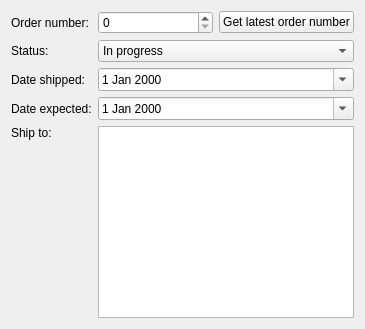
                  <widget class="QWidget" name="tabWidget_nest_paintPage3">
                   <attribute name="title">
                    <string>Quote Settings</string>
                   </attribute>
                   <layout class="QVBoxLayout" name="verticalLayout_3">
                    <item>
                     <layout class="QGridLayout" name="gridLayout_2">
                      <item row="0" column="0">
                       <widget class="QLabel" name="label">
                        <property name="text">
                         <string>Order number:</string>
                        </property>
                       </widget>
                      </item>
                      <item row="2" column="0">
                       <widget class="QLabel" name="label_2">
                        <property name="text">
                         <string>Date shipped:</string>
                        </property>
                       </widget>
                      </item>
                      <item row="4" column="0">
                       <widget class="QLabel" name="label_4">
                        <property name="text">
                         <string>Ship to:</string>
                        </property>
                        <property name="alignment">
                         <set>Qt::AlignLeading|Qt::AlignLeft|Qt::AlignTop</set>
                        </property>
                       </widget>
                      </item>
                      <item row="3" column="2">
                       <widget class="QDateEdit" name="dateEdit_expected">
                        <property name="calendarPopup">
                         <bool>true</bool>
                        </property>
                       </widget>
                      </item>
                      <item row="3" column="0">
                       <widget class="QLabel" name="label_3">
                        <property name="text">
                         <string>Date expected:</string>
                        </property>
                       </widget>
                      </item>
                      <item row="4" column="2">
                       <widget class="QTextEdit" name="textEdit_ship_to">
                        <property name="sizePolicy">
                         <sizepolicy hsizetype="Preferred" vsizetype="Expanding">
                          <horstretch>0</horstretch>
                          <verstretch>0</verstretch>
                         </sizepolicy>
                        </property>
                       </widget>
                      </item>
                      <item row="2" column="2">
                       <widget class="QDateEdit" name="dateEdit_shipped">
                        <property name="calendarPopup">
                         <bool>true</bool>
                        </property>
                       </widget>
                      </item>
                      <item row="1" column="2">
                       <widget class="QComboBox" name="comboBox_quote_status">
                        <item>
                         <property name="text">
                          <string>In progress</string>
                         </property>
                        </item>
                        <item>
                         <property name="text">
                          <string>Need more info</string>
                         </property>
                        </item>
                        <item>
                         <property name="text">
                          <string>Quoted</string>
                         </property>
                        </item>
                        <item>
                         <property name="text">
                          <string>Confirmed</string>
                         </property>
                        </item>
                       </widget>
                      </item>
                      <item row="1" column="0">
                       <widget class="QLabel" name="label_30">
                        <property name="text">
                         <string>Status:</string>
                        </property>
                       </widget>
                      </item>
                      <item row="0" column="2">
                       <layout class="QHBoxLayout" name="horizontalLayout_6" stretch="1,0">
                        <item>
                         <widget class="QDoubleSpinBox" name="doubleSpinBox_order_number">
                          <property name="decimals">
                           <number>0</number>
                          </property>
                          <property name="maximum">
                           <double>10000000000000000905969664.000000000000000</double>
                          </property>
                         </widget>
                        </item>
                        <item>
                         <widget class="QPushButton" name="pushButton_get_order_number">
                          <property name="text">
                           <string>Get latest order number</string>
                          </property>
                         </widget>
                        </item>
                       </layout>
                      </item>
                     </layout>
                    </item>
                   </layout>
                  </widget>
